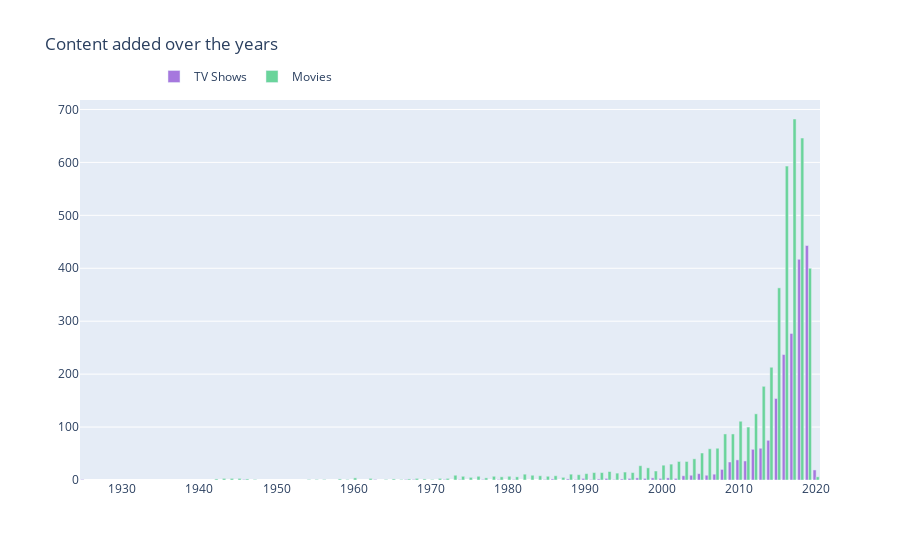

The notebook cell this image was saved under:
### Code cell
col = "release_year"

vc1 = d1[col].value_counts().reset_index()
vc1 = vc1.rename(columns = {col : "count", "index" : col})
vc1['percent'] = vc1['count'].apply(lambda x : 100*x/sum(vc1['count']))
vc1 = vc1.sort_values(col) 

vc2 = d2[col].value_counts().reset_index()
vc2 = vc2.rename(columns = {col : "count", "index" : col})
vc2['percent'] = vc2['count'].apply(lambda x : 100*x/sum(vc2['count']))
vc2 = vc2.sort_values(col)

trace1 = go.Bar(x=vc1[col], y=vc1["count"], name="TV Shows", marker=dict(color="#a678de"))
trace2 = go.Bar(x=vc2[col], y=vc2["count"], name="Movies", marker=dict(color="#6ad49b"))
data = [trace1, trace2]
layout = go.Layout(title="Content added over the years", legend=dict(x=0.1, y=1.1, orientation="h"))
fig = go.Figure(data, layout=layout)
fig.show()

### Figure 1 — Plotly figure (JSON) as saved in the notebook; plotly's stock layout.template omitted (floating-point values rounded to 4 significant figures)
{"data": [{"marker": {"color": "#a678de"}, "name": "TV Shows", "type": "bar", "x": [1925, 1946, 1963, 1967, 1968, 1972, 1974, 1977, 1979, 1981, 1985, 1986, 1988, 1989, 1990, 1991, 1992, 1993, 1994, 1995, 1996, 1997, 1998, 1999, 2000, 2001, 2002, 2003, 2004, 2005, 2006, 2007, 2008, 2009, 2010, 2011, 2012, 2013, 2014, 2015, 2016, 2017, 2018, 2019, 2020], "y": [1, 1, 1, 1, 1, 1, 1, 1, 1, 1, 1, 2, 2, 1, 3, 1, 2, 3, 1, 2, 3, 4, 3, 4, 3, 4, 3, 8, 9, 12, 9, 11, 20, 34, 38, 36, 58, 60, 75, 154, 237, 277, 417, 443, 19]}, {"marker": {"color": "#6ad49b"}, "name": "Movies", "type": "bar", "x": [1942, 1943, 1944, 1945, 1946, 1947, 1954, 1955, 1956, 1958, 1959, 1960, 1962, 1964, 1965, 1966, 1967, 1968, 1969, 1970, 1971, 1972, 1973, 1974, 1975, 1976, 1977, 1978, 1979, 1980, 1981, 1982, 1983, 1984, 1985, 1986, 1987, 1988, 1989, 1990, 1991, 1992, 1993, 1994, 1995, 1996, 1997, 1998, 1999, 2000, 2001, 2002, 2003, 2004, 2005, 2006, 2007, 2008, 2009, 2010, 2011, 2012, 2013, 2014, 2015, 2016, 2017, 2018, 2019, 2020], "y": [2, 3, 3, 3, 2, 1, 1, 1, 1, 2, 1, 4, 3, 1, 2, 1, 2, 3, 2, 1, 3, 3, 9, 7, 5, 7, 4, 7, 6, 7, 6, 11, 9, 8, 7, 8, 5, 11, 10, 12, 14, 14, 16, 13, 15, 14, 27, 23, 17, 28, 30, 35, 35, 40, 51, 59, 60, 87, 87, 111, 100, 125, 177, 213, 363, 593, 682, 646, 400, 6]}], "layout": {"legend": {"orientation": "h", "x": 0.1, "y": 1.1}, "title": {"text": "Content added over the years"}}}
